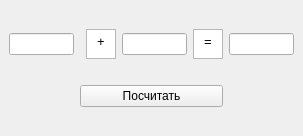
<?xml version="1.0" encoding="UTF-8"?>
<ui version="4.0">
 <class>MainWindow</class>
 <widget class="QMainWindow" name="MainWindow">
  <property name="geometry">
   <rect>
    <x>0</x>
    <y>0</y>
    <width>303</width>
    <height>136</height>
   </rect>
  </property>
  <property name="minimumSize">
   <size>
    <width>50</width>
    <height>50</height>
   </size>
  </property>
  <property name="maximumSize">
   <size>
    <width>303</width>
    <height>136</height>
   </size>
  </property>
  <property name="windowTitle">
   <string>MainWindow</string>
  </property>
  <widget class="QWidget" name="centralwidget">
   <layout class="QGridLayout" name="gridLayout">
    <item row="0" column="5">
     <widget class="QLineEdit" name="lineEdit_3"/>
    </item>
    <item row="0" column="3">
     <widget class="QLineEdit" name="lineEdit_2"/>
    </item>
    <item row="0" column="4">
     <widget class="QTextBrowser" name="textBrowser">
      <property name="maximumSize">
       <size>
        <width>30</width>
        <height>30</height>
       </size>
      </property>
      <property name="html">
       <string>&lt;!DOCTYPE HTML PUBLIC &quot;-//W3C//DTD HTML 4.0//EN&quot; &quot;http://www.w3.org/TR/REC-html40/strict.dtd&quot;&gt;
&lt;html&gt;&lt;head&gt;&lt;meta name=&quot;qrichtext&quot; content=&quot;1&quot; /&gt;&lt;style type=&quot;text/css&quot;&gt;
p, li { white-space: pre-wrap; }
&lt;/style&gt;&lt;/head&gt;&lt;body style=&quot; font-family:'Noto Sans'; font-size:10pt; font-weight:400; font-style:normal;&quot;&gt;
&lt;p align=&quot;center&quot; style=&quot; margin-top:0px; margin-bottom:0px; margin-left:0px; margin-right:0px; -qt-block-indent:0; text-indent:0px;&quot;&gt;=&lt;/p&gt;&lt;/body&gt;&lt;/html&gt;</string>
      </property>
     </widget>
    </item>
    <item row="0" column="0">
     <widget class="QLineEdit" name="lineEdit"/>
    </item>
    <item row="1" column="1" colspan="4">
     <widget class="QPushButton" name="pushButton">
      <property name="text">
       <string>Посчитать</string>
      </property>
     </widget>
    </item>
    <item row="0" column="2">
     <widget class="QTextEdit" name="textEdit">
      <property name="maximumSize">
       <size>
        <width>30</width>
        <height>30</height>
       </size>
      </property>
      <property name="html">
       <string>&lt;!DOCTYPE HTML PUBLIC &quot;-//W3C//DTD HTML 4.0//EN&quot; &quot;http://www.w3.org/TR/REC-html40/strict.dtd&quot;&gt;
&lt;html&gt;&lt;head&gt;&lt;meta name=&quot;qrichtext&quot; content=&quot;1&quot; /&gt;&lt;style type=&quot;text/css&quot;&gt;
p, li { white-space: pre-wrap; }
&lt;/style&gt;&lt;/head&gt;&lt;body style=&quot; font-family:'Noto Sans'; font-size:10pt; font-weight:400; font-style:normal;&quot;&gt;
&lt;p align=&quot;center&quot; style=&quot; margin-top:0px; margin-bottom:0px; margin-left:0px; margin-right:0px; -qt-block-indent:0; text-indent:0px;&quot;&gt;+&lt;/p&gt;&lt;/body&gt;&lt;/html&gt;</string>
      </property>
     </widget>
    </item>
   </layout>
  </widget>
 </widget>
 <resources/>
 <connections/>
</ui>
